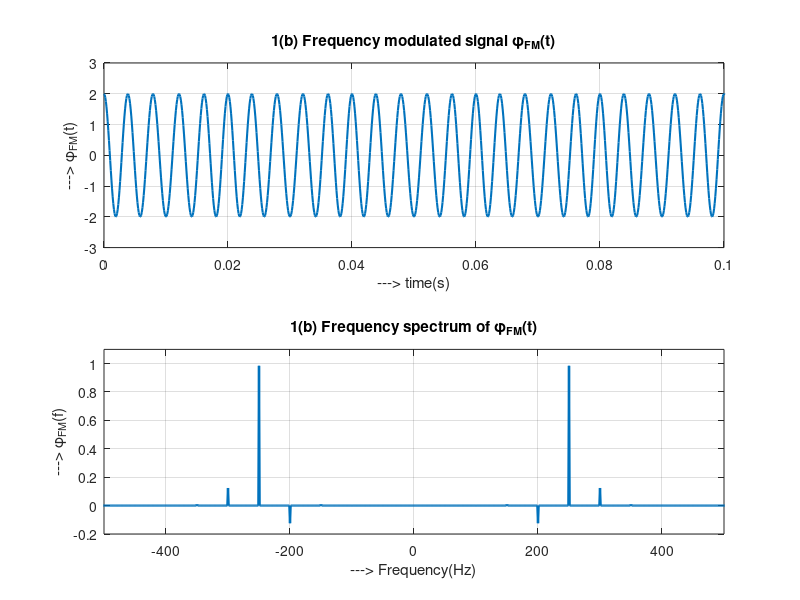

Here is the MATLAB script that generated this plot:
clear all; close all; clc;

Am = 1;         Ac = 2;     %Parameters
fm = 50;        fc = 250;
fs = 10000;      df = 1;
kf = 12.5;
t = [0:fs-1]*1/fs;          %Time vector

%<====== 1(b) ======>
mt = Am*cos(2*pi*fm*t);
phi_t = Ac*fmmod(mt, fc, fs, kf*Am);

subplot(2, 1, 1);           %Plot the frequency modulated signal
plot(t, phi_t, 'LineWidth', 1.5);
xlabel('---> time(s)');    ylabel('---> \phi_{FM}(t)');
title('1(b) Frequency modulated signal \phi_{FM}(t)');
xlim([0 0.1]);  ylim([-3 3]);
grid on;

f = [-fs/2:fs/2-1]*df;
fftphi = fftshift(fft(phi_t))/length(phi_t);

subplot(2,1,2);            %Plot spectrum of frequency modulated signal
plot(f, real(fftphi), 'LineWidth', 1.7);
xlabel('---> Frequency(Hz)');    ylabel('---> \phi_{FM}(f)');
title('1(b) Frequency spectrum of \phi_{FM}(t)');
xlim([-500 500]); ylim([-0.2 1.1]);
grid on